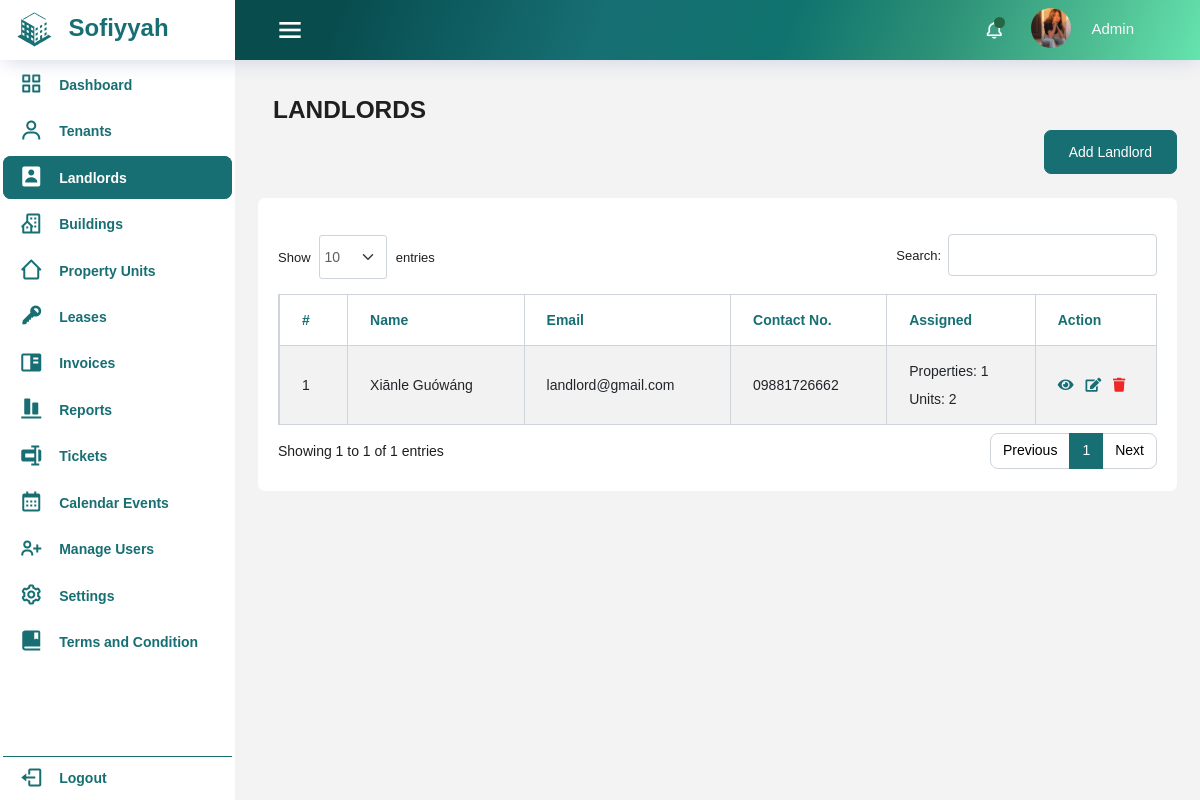
The page /landlord/landlords.php (signed in) on the database as committed earlier.
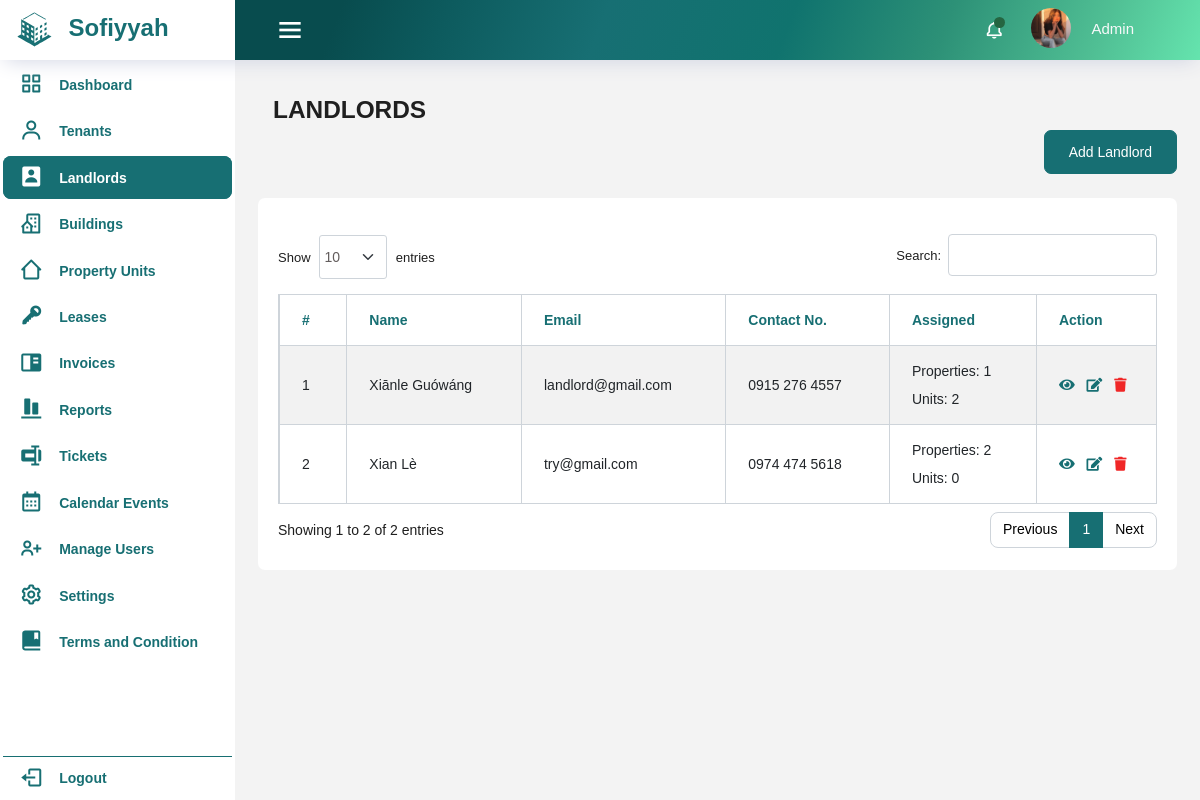
The same page on the database as committed later.
### tables this page shows
CREATE TABLE `landlord` (
  `id` int(11) NOT NULL,
  `first_name` varchar(50) NOT NULL,
  `middle_name` varchar(50) DEFAULT NULL,
  `last_name` varchar(50) NOT NULL,
  `date_of_birth` date NOT NULL,
  `email` varchar(100) NOT NULL,
  `contact_no` varchar(20) NOT NULL,
  `address` varchar(200) NOT NULL,
  `region` varchar(100) NOT NULL,
  `provinces` varchar(100) NOT NULL,
  `city` varchar(100) NOT NULL,
  `identification_document` varchar(100) NOT NULL,
  `emergency_contact_person` varchar(100) NOT NULL,
  `emergency_contact_number` varchar(20) NOT NULL,
  `profile_img` varchar(100) NOT NULL,
  `created_at` timestamp NOT NULL DEFAULT current_timestamp(),
  `updated_at` timestamp NOT NULL DEFAULT current_timestamp() ON UPDATE current_timestamp()
);

### landlord/landlords.php (the view, shortened to what this page needs)
<?php
    require_once '../includes/header.php';
    require_once '../includes/dbconfig.php';
?>
<body>
<div class="container-scroller">
  <?php
    require_once '../includes/navbar.php';
  ?>
<div class="container-fluid page-body-wrapper">
<?php
     require_once '../includes/sidebar.php';
  ?>
<div class="main-panel">
  <div class="content-wrapper">
    <div class="row">
      <div class="col-12 col-xl-8 mb-4 mb-xl-0">
        <h3 class="font-weight-bolder">LANDLORDS</h3>
      </div>
      <div class="add-tenant-container">
        <?php
            if($_SESSION['user_type'] == 'admin'){
        ?>
        <div class="add-tenant-container">
          <a href="add_landlord.php" class="btn btn-success btn-icon-text float-right">
              Add Landlord
              </a>
            <?php
                    }
                ?>
        </div>
      </div>
    </div>
    <div class="row mt-4">
      <div class="card">
        <div class="card-body">
          <div class="table-responsive pt-3">
          <table id="example" class="table table-striped table-bordered dt-responsive nowrap" style="width:100%">
            <thead>
              <tr>
                <th>#</th>
                <th>Name</th>
                <th>Email</th>
                <th>Contact No.</th>
                <th>Assigned</th>
                <?php if($_SESSION['user_type'] == 'admin'){ ?>
                  <th>Action</th>
                <?php } ?>
              </tr>
            </thead>
            <tbody>
              <?php
                $sql = "SELECT landlord.*, COUNT(DISTINCT properties.id) AS property_count, COUNT(property_units.id) AS unit_count FROM landlord
                LEFT JOIN properties ON properties.landlord_id = landlord.id
                LEFT JOIN property_units ON property_units.property_id = properties.id
                GROUP BY landlord.id";
                $result = mysqli_query($conn, $sql);
                $i = 1;
                if (mysqli_num_rows($result) > 0){
                  while ($row = mysqli_fetch_assoc($result)){
                    echo '
                    <tr>
                      <td>'.$i.'</td>
                      <td>'.$row['first_name'].' '.$row['last_name'].'</td>
                      <td>'.$row['email'].'</td>
                      <td>'.$row['contact_no'].'</td>
                      <td>Properties: '.$row['property_count'].'<br><br>Units: '.$row['unit_count'].'</td>
                      <td>
                        <div class="action">
                          <a class="me-2 green" href="view_landlord.php?id='.$row['id'].'"><i class="fas fa-eye"></i></a>
                          <a class="me-2 green" href="edit_landlord.php?id='.$row['id'].'"><i class="fas fa-edit"></i></a>
                          <a class="green action-delete" href="delete_landlord.php?id='.$row['id'].'"><i class="fas fa-trash"></i></a>
                        </div>
                      </td>
                    </tr>';
                    $i++;
                  }
                }
              ?>
            </tbody>
          </table>
        </div>
      </div>
    </div>
  </div>

### includes/header.php (shortened to what this page needs)
<!DOCTYPE html>
<html lang="en">
<head>
    <link href="https://cdn.jsdelivr.net/npm/bootstrap@5.0.2/dist/css/bootstrap.min.css" rel="stylesheet">
    <link href="https://cdn.datatables.net/1.13.1/css/dataTables.bootstrap5.min.css" rel="stylesheet" >
    <link rel="stylesheet" href="https://cdn.datatables.net/fixedheader/3.3.1/css/fixedHeader.bootstrap.min.css">
    <link rel="stylesheet" href="https://cdn.datatables.net/responsive/2.4.0/css/responsive.bootstrap.min.css">
    <link rel="stylesheet" href="https://cdn.datatables.net/1.13.2/css/dataTables.bootstrap4.min.css">
    <link rel="stylesheet" href="https://cdn.datatables.net/responsive/2.4.0/css/responsive.bootstrap4.min.css">
    <link rel="stylesheet" href="https://stackpath.bootstrapcdn.com/bootstrap/4.3.1/css/bootstrap.min.css">
    <link rel="stylesheet" href="https://cdnjs.cloudflare.com/ajax/libs/font-awesome/5.15.1/css/all.min.css">
    <link rel="stylesheet" href="https://cdn.jsdelivr.net/npm/boxicons@latest/css/boxicons.min.css">
    <link href="../css/custom.css" rel="stylesheet">
    <link href="../css/invoice.css" rel="stylesheet">
    <link href="../css/style.css" rel="stylesheet">
    <link href="../css/login.css" rel="stylesheet">
    <link href="../css/loading.css" rel="stylesheet">
    <link rel="stylesheet" href="https://cdnjs.cloudflare.com/ajax/libs/intl-tel-input/17.0.8/css/intlTelInput.css"/>
    <link rel="stylesheet" href="https://cdnjs.cloudflare.com/ajax/libs/intl-tel-input/17.0.21/css/intlTelInput.css"/>
    <link rel="stylesheet" href="https://cdnjs.cloudflare.com/ajax/libs/fullcalendar/3.10.2/fullcalendar.min.css" />
    <link rel="stylesheet" href="https://cdnjs.cloudflare.com/ajax/libs/bootstrap-validator/0.5.3/css/bootstrapValidator.min.css"/>
</head>

### includes/navbar.php (shortened to what this page needs)
<nav class="navbar col-lg-12 col-12 p-0 fixed-top d-flex flex-row">
    <div class="text-center navbar-brand-wrapper d-flex align-items-center pl-3">
        <a class="navbar-brand brand-logo mr-5" href="../admin/dashboard.php">
            <img src="../img/logo.svg" class="mr-2" alt="logo">
            <span class="menu-title">Sofiyyah</span>
        </a>
    </div>
      <div class="navbar-menu-wrapper d-flex align-items-center justify-content-end">
        <button class="navbar-toggler navbar-toggler align-self-center toggle-sidebar" id="sidebar-toggle" type="button" data-toggle="minimize">
          <span class="bx bx-menu"></span>
        </button>
        <ul class="navbar-nav navbar-nav-right bs-borderbox">
          <li class="nav-item dropdown">
            <a class="nav-link count-indicator dropdown-toggle" id="notificationDropdown" data-toggle="dropdown">
            <i class='bx bx-bell mx-0'></i>
              <span class="count"></span>
            </a>
          </li>
          <div class="text-light px-2">
            <li class="nav-item nav-profile dropdown">
              <div>
                <a class="nav-link dropdown-toggle" data-toggle="dropdown" id="profileDropdown">
                  <img src="../img/userprofile/pic.jpg" alt="profile"/>
                </a>
              </div>
              <div class="card-body">
                <h6 class="font-weight-normal mb-0"><?php echo "<div class='text-capitalize'>{$_SESSION['username']}</div>" ?></h6>
              </div>
            </li>
          </div>
        </ul>
      </div>
    </nav>

### includes/sidebar.php (shortened to what this page needs)
<nav class="sidebar sidebar-offcanvas" id="sidebar">
        <ul class="nav fw-bolder">
          <li class="nav-item">
            <a class="nav-link" href="../admin/dashboard.php">
            <i class='bx bx-grid-alt menu-icon' title="Dashboard"></i>
              <span class="menu-title">Dashboard</span>
            </a>
          </li>
          <li class="nav-item">
            <a class="nav-link" href="../tenant/tenants.php">
            <i class='bx bx-user menu-icon' title="Tenant"></i>
              <span class="menu-title">Tenants</span>
            </a>
          </li>
          <li class="nav-item">
            <a class="nav-link" href="../landlord/landlords.php">
            <i class='bx bxs-user-rectangle menu-icon' title="Landlord" ></i>
              <span class="menu-title">Landlords</span>
            </a>
          </li>
          <li class="nav-item">
            <a class="nav-link" href="../buildings/buildings.php">
            <i class='bx bx-building-house menu-icon' title="Buildings"></i>
              <span class="menu-title">Buildings</span>
            </a>
          </li>
          <li class="nav-item">
            <a class="nav-link" href="../property_units/property_units.php">
            <i class='bx bx-home-alt-2 menu-icon' title="Property Units"></i>
              <span class="menu-title">Property Units</span>
            </a>
          </li>
          <li class="nav-item">
            <a class="nav-link" href="../leases/leases.php">
            <i class='bx bxs-key menu-icon' title="Leases"></i>
              <span class="menu-title">Leases</span>
            </a>
          </li>
          <li class="nav-item">
            <a class="nav-link" data-toggle="collapse" href="#auth" aria-expanded="false" aria-controls="auth">
            <i class='bx bxs-book-content menu-icon' title="Invoices"></i>
              <span class="menu-title">Invoices</span>
            </a>
          </li>
          <li class="nav-item">
            <a class="nav-link" href="../reports/reports.php">
            <i class='bx bxs-objects-vertical-bottom menu-icon' title="Reports"></i>
              <span class="menu-title">Reports</span>
            </a>
          </li>
          <li class="nav-item">
            <a class="nav-link" href="../tickets/tickets.php">
            <i class='bx bxs-rename menu-icon' title="Tickets"></i>
              <span class="menu-title">Tickets</span>
            </a>
          </li>
          <li class="nav-item">
            <a class="nav-link" href="../calendar_events/calendar.php">
            <i class='bx bx-calendar menu-icon' title="Calendar Events"></i>
              <span class="menu-title">Calendar Events</span>
            </a>
          </li>
          <li class="nav-item">
            <a class="nav-link" href="../manage_user/manage_user.php">
            <i class='bx bx-user-plus menu-icon' title="Manage Users" ></i>
              <span class="menu-title">Manage Users</span>
            </a>
          </li>
          <li class="nav-item">
            <a class="nav-link" href="../settings/settings.php">
            <i class='bx bx-cog menu-icon' title="Settings"></i>
              <span class="menu-title">Settings</span>
            </a>
          </li>
          <li class="nav-item">
            <a class="nav-link" href="../terms_conditions/terms_and_conditions.php">
            <i class='bx bxs-book-bookmark menu-icon' title="Terms and Condition"></i>
              <span class="menu-title">Terms and Condition</span>
            </a>
          </li>
          <li class="nav-item logout">
            <a class="nav-link" href="../login/logout.php">
            <i class='bx bx-log-out menu-icon' title="Logout"></i>
              <span class="menu-title">Logout</span>
            </a>
          </li>
        </ul>
</nav>

### css/custom.css (style rules this page uses)
:root { --fs-7: 13.4px; --fs-8: 9.2px; --fw-300: 300; --fw-500: 500; --fw-600: 600; --fw-700: 700; }
img { vertical-align: middle; border-style: none; border-radius: 20px; object-fit: cover; }
.mb-4 { font-weight: bold; }
i.bx.bx-bell , i.bx.bx-plus.btn-icon-prepend { color: white; }
.bx.bx-menu { color: white; font-size: 2rem; }
*, *::before, *::after { box-sizing: border-box; }
.card { position: relative; display: flex; flex-direction: column; min-width: 0; word-wrap: break-word; background-color: #fff; background-clip: border-box; border: 1px solid rgba(0,0,0,.125); border-radius: 1rem; }
table.table-bordered.dataTable thead tr:first-child th, table.table-bordered.dataTable thead tr:first-child td { border-top-width: 1px; color: #176f73; font-weight: bolder; }
.action .me-2.green i { color: #176f73; }
.action .green i { color: rgb(240, 39, 39); }
.sidebar .nav .nav-item.logout { border-radius: 0px!important; }
.text-center { text-align: center !important; color:#fff; }
li.nav-item.logout { position: absolute; bottom: 0; width: 233.6px; }
li.nav-item.logout { position: fixed; bottom: 0; background: white; border-top: solid #176F72 0.1px; width: calc(100% - 70px); }
.row>* { padding-left: calc(var(--bs-gutter-x) * .0); padding-right: calc(var(--bs-gutter-x) * .0); }
.bs-borderbox { box-sizing: border-box; border-radius: 0.625rem; }
:root { --fc-small-font-size: .85em!important; --fc-page-bg-color: #fff!important; --fc-neutral-bg-color: hsla(0,0%,82%,.3)!important; --fc-neutral-text-color: grey!important; --fc-border-color: #ddd!important; --fc-button-text-color: #fff!important; --fc-button-bg-color: #2c3e50!important; --fc-button-border-color: #879baf6b!important; --fc-button-hover-bg-color: #2d6465!important; --fc-button-hover-border-color: #2d6465!important; --fc-button-active-bg-color: #115845e8!important; --fc-button-active-border-color: #115845e8!important; --fc-event-bg-color: #c3d837!important; --fc-event-border-color: #c3d837!important; --fc-event-text-color: #01105d!important; --fc-event-selected-overlay-color: rgba(0, 0, 0, 0.4)!important; --fc-more-link-bg-color: #d0d0d0!important; --fc-more-link-text-color: inherit!important; --fc-event-resizer-thickness: 8px!important; --fc-event-resizer-dot-total-width: 8px!important; --fc-event-resizer-dot-border-width: 1px!important; --fc-non-business-color: hsla(0,0%,84%,.3)!important; --fc-bg-event-color: #8be347!important; --fc-bg-event-opacity: 0.3!important; --fc-highlight-color: rgba(168, 232, 245, 0.3)!important; --fc-today-bg-color: rgb(46 112 179 / 10%)!important; --fc-now-indicator-color: red; }

### css/login.css (style rules this page uses)
.green { color: white; font-weight: 500; }

Rows that differ between the two databases and show on the page:
changed landlord "Xiānle": contact_no "09881726662" → "0915 276 4557"
added landlord: first_name "Xian", last_name "Lè", email "try@gmail.com", contact_no "0974 474 5618", property_count "2", unit_count "0"
Other text that changed with them:
text written by a page script: "Show entries Search: Showing 1 to 1 of 1 entries Previous 1 Next" → "Show entries Search: Showing 1 to 2 of 2 entries Previous 1 Next"
